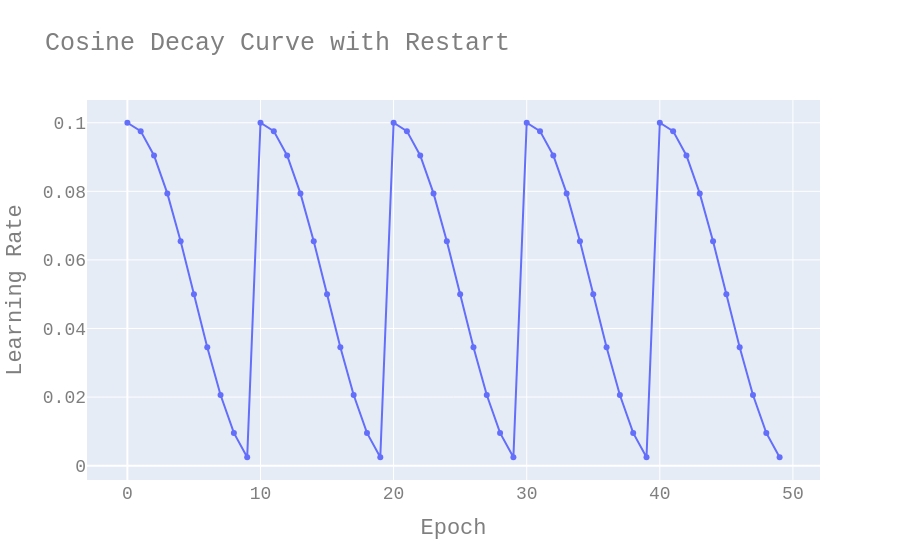

Here is the notebook cell this chart was saved with:
### Code cell
lr = 0.1
epoch = 50
restart = 10
x = np.arange(0, epoch, 1)
y = []
for i in range(epoch):
    if i % restart == 0:
        y.append(lr)
    else:
        y.append(0.5 * (lr * (1 + np.cos(np.pi * (i % restart) / restart))))

fig = go.Figure()
fig.add_trace(go.Scatter(x=x, y=y, mode='lines+markers'))
fig.update_layout(
    title="Cosine Decay Curve with Restart",
    xaxis_title="Epoch",
    yaxis_title="Learning Rate",
    font=dict(
        family="Courier New, monospace",
        size=18,
        color="#7f7f7f"
    )
)
fig.show()

### Figure 1 — Plotly figure (JSON) as saved in the notebook; plotly's stock layout.template omitted (floating-point values rounded to 4 significant figures)
{"data": [{"mode": "lines+markers", "type": "scatter", "x": [0, 1, 2, 3, 4, 5, 6, 7, 8, 9, 10, 11, 12, 13, 14, 15, 16, 17, 18, 19, 20, 21, 22, 23, 24, 25, 26, 27, 28, 29, 30, 31, 32, 33, 34, 35, 36, 37, 38, 39, 40, 41, 42, 43, 44, 45, 46, 47, 48, 49], "y": [0.1, 0.09755, 0.09045, 0.07939, 0.06545, 0.05, 0.03455, 0.02061, 0.009549, 0.002447, 0.1, 0.09755, 0.09045, 0.07939, 0.06545, 0.05, 0.03455, 0.02061, 0.009549, 0.002447, 0.1, 0.09755, 0.09045, 0.07939, 0.06545, 0.05, 0.03455, 0.02061, 0.009549, 0.002447, 0.1, 0.09755, 0.09045, 0.07939, 0.06545, 0.05, 0.03455, 0.02061, 0.009549, 0.002447, 0.1, 0.09755, 0.09045, 0.07939, 0.06545, 0.05, 0.03455, 0.02061, 0.009549, 0.002447]}], "layout": {"font": {"color": "#7f7f7f", "family": "Courier New, monospace", "size": 18}, "title": {"text": "Cosine Decay Curve with Restart"}, "xaxis": {"title": {"text": "Epoch"}}, "yaxis": {"title": {"text": "Learning Rate"}}}}
